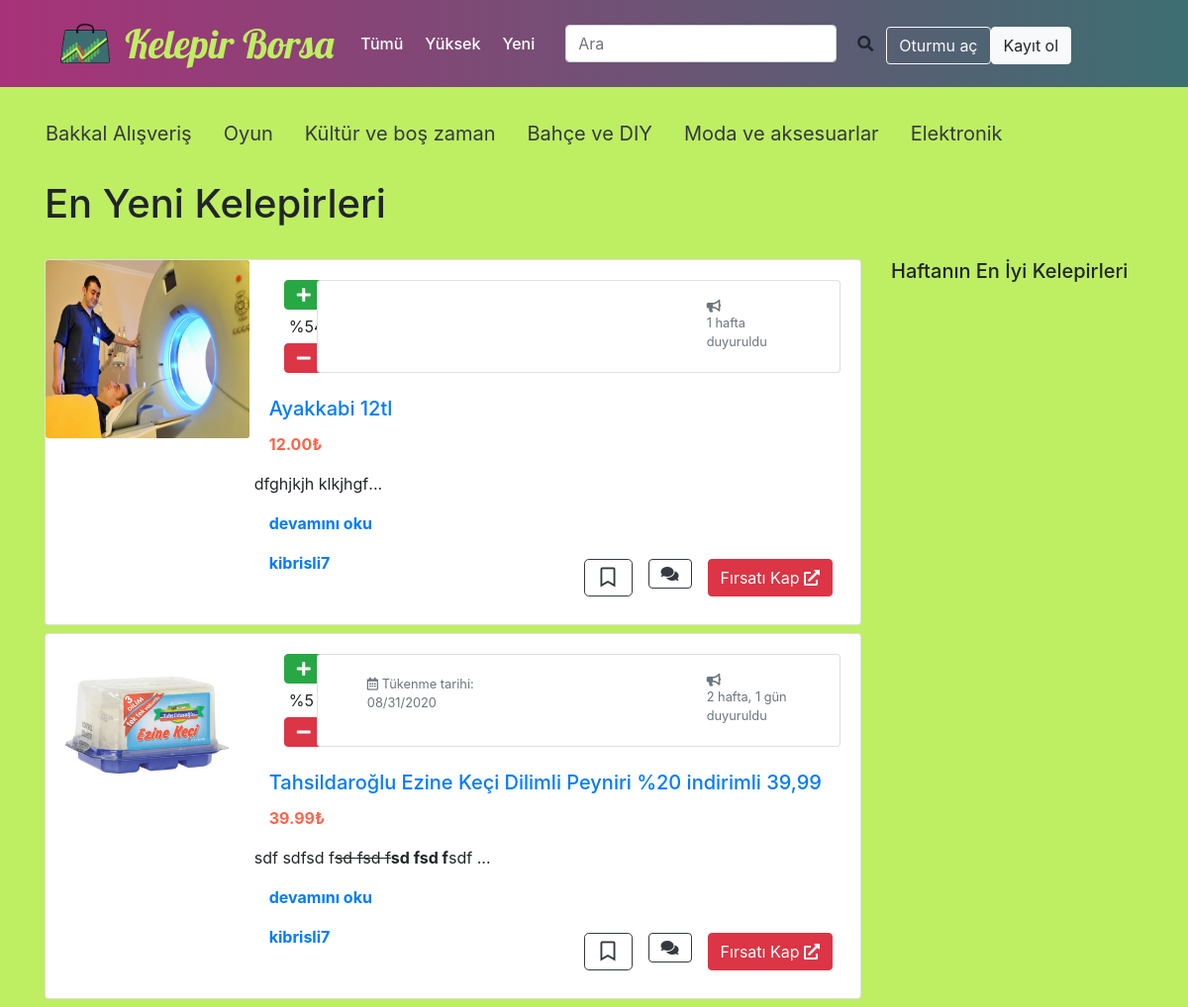
Page /yenikelepirler on the committed database.
### madde/models.py (models this page shows, shortened)
class Katagoriler(models.Model):
    kategori = models.CharField(max_length=200, blank=True)
    ikon = models.CharField(max_length=50, blank=True)

class Maddeler(models.Model):
    paylasan = models.ForeignKey(User, on_delete=models.CASCADE)
    url = models.URLField(max_length=200, blank=True, null=True, help_text='<small>Kelepir internetten bulunduysa şurda websiteyi palşın</small>')
    satici = models.CharField(max_length=200, blank=True)
    fiyat = models.DecimalField(max_digits=8, decimal_places=2, help_text='İndirimli fıyat')
    orjinalFiyat = models.DecimalField(max_digits=8, decimal_places=2, blank=True, null=True, help_text='Orjinal fiyat', verbose_name='orjinal Fiyatı')
    kargo = models.BooleanField(help_text='Kargo ücretsizse burayı tıklayın',null=True)
    kupon = models.CharField(max_length=100, null=True, blank=True, help_text='Bildirmek istediğiniz kupon varsa, buraya yazın')
    baslik = models.CharField(max_length=300, help_text='Kısa bir tanımlayıcı başlık', verbose_name='Başlık')
    ayrintilar = RichTextField(max_length=1000, help_text='Kelepiri kendi sözlerinizle anlatın ve neden kaçılmaz fırsat olduğunu başkalarına açıklayın.' ,verbose_name='Detaylı ayrıntılar')
    goruntu = models.ImageField(upload_to='madde_goruntuleri', null=True, blank=True, default="madde_goruntuleri/shopping.jpg", help_text='bir resim yüklemek, başkalarının anlaşmayı daha iyi anlamasına yardımcı olur', verbose_name='Görüntü')
    katagori = models.ManyToManyField('Katagoriler')
    bas_tarih = models.DateField(blank=True, null=True,verbose_name='İndirimin Başlangıç Tarihi')
    son_tarih = models.DateField(blank=True, null=True, verbose_name='İndirimin bitme tarihi')
    online = models.BooleanField(help_text='Yerel fırsat (mağazada / çevrimdışı)')
    diyar = models.CharField(max_length=100, null=True, blank=True)
    derece = models.IntegerField(default='0', null=True, blank=True)
    duyurmaTarihi = models.DateTimeField(default=timezone.now) # auto_now=False, auto_now_add=True, blank=True
    kaynamavakti = models.DateTimeField(null=True, blank=True, auto_now=False, auto_now_add=False)
    bookmarked = models.ManyToManyField(User, related_name='bookmarked', default=None, blank=True)
    tukenmiscagiri = models.ManyToManyField(User, related_name='expired_call', default=None, blank=True)
    aktif = models.BooleanField(default=True)
    oylar = models.IntegerField(default=0, null=True, blank=True)
    oyveren = models.ManyToManyField(User, blank=True, related_name="collected_votes")
    w3w = models.CharField(max_length=100, null=True, blank=True,verbose_name='What3Words', help_text='<a href="https://what3words.com/susma.hurma.e%C5%9Fyal%C4%B1"><small>Yardım ve örnek için şurayı tıklayın</small></a>')
    allow_comments = models.BooleanField('allow comments', default=True)
    """@property
    def total_degrees(self):
        return self.derece"""

### madde/views.py (the view)
# urls.py: path('yenikelepirler', views.newdeals, name='newdeals'),
def newdeals(request):
    kelepirler = Maddeler.objects.order_by('-duyurmaTarihi')
    katagoriler = Katagoriler.objects
    h1 = 'En Yeni Kelepirleri'
    context = {'kelepirler':kelepirler, 'katagoriler':katagoriler, 'h1':h1}
    return render(request, 'madde/index.html', context)

### madde/templates/madde/index.html (shortened to what this page needs)
{% extends 'temel.html' %}
{% load static %}
{% block content %}
{% load i18n %}
{% load comments %}
{% load comments_xtd %}
<br>
<div class="row">
  {% for kat in katagoriler.all %}
    <a type="button" class="btn-outline-dark btn-lg" href="{% url 'dealcategory' kat.id %}"><i class="{{kat.ikon}}"></i> {{kat.kategori}}</a>
  {% endfor %}
</div>
<br>
<h1>{{h1}}</h1>
<br>
<div class="row">
  <div class="col-sm-9">
      {% for kelepir in kelepirler %}
        {% if kelepir.aktif == True %}
          <div class="card mb-2" style="max-width: 1000px;">
            <div class="row no-gutters">
              <div class="col-md-3">
                <img src="{{kelepir.goruntu.url}}" style="width: 100%; height: 15vw;" class="card-img image-fluid">
              </div>
              <div class="col-md-9">
                <div class="card-body">
                  <div class="container-fluid">
                  	<div class="row">
                  		<div class="col-md-12">
                  			<div class="row">
                  				<div class="col-md-1">
                              {% if request.user.is_authenticated %}
                                {% if request.user in kelepir.oyveren.all %}
                                <div class="row">
                                  <button class="btn btn-secondary" disabled data-toggle="tooltip" title="Şu kelipirde oy vermişsiniz" role="button">
                                    <i class="fas fa-plus"></i></button>
                                </div>
                                <div class="row">
                                  <button class="btn btn-outline p-1" id="puanlar_{{kelepir.id}}">{{kelepir.derece}}</span>
                                </div>
                                <div class="row">
                                  <button class="btn btn-secondary" disabled data-toggle="tooltip" title="Şu kelepirde oy vermişsiniz" role="button">
                                    <i class="fas fa-minus"></i></button>
                                </div>
                                {% else %}
                                  <div class="row">
                                    <span id="kelepir_{{kelepir.id}}" data-value="{{kelepir.id}}"></span>
                                    <button id="uvb_{{kelepir.id}}" class="btn btn-success vote_action" value="upvote_button"><i class="fas fa-plus"></i></button>
                                  </div>
                                  <div class="row">
                                    <span class="btn btn-outline p-1" id="puanlar_{{kelepir.id}}">{{kelepir.derece}}</span>
                                  </div>
                                  <div class="row">
                                    <button id="dvb_{{kelepir.id}}" class="btn btn-danger vote_action" value="downvote_button"><i class="fas fa-minus"></i></button>
                                  </div>
                                {% endif %}
                              {% else %}
                                <a href="{% url 'login' %}" class="btn btn-success"><i class="fas fa-plus"></i></a>
                                <span class="btn btn-outline p-1">%{{kelepir.derece}}</span>
                                <a href="{% url 'login' %}" class="btn btn-danger"><i class="fas fa-minus"></i></a>
                              {% endif %}
                  				</div>
                          <div class="card col-11">
                            <div class="card-body">
                      				<div class="col-md-8 float-left">
                                <small class="text-muted">{% if kelepir.son_tarih|date:"SHORT_DATE_FORMAT" %}<i class="far fa-calendar-alt"></i> Tükenme tarihi: <br>{{ kelepir.son_tarih|date:"SHORT_DATE_FORMAT" }}{% endif %}</small>
                      				</div>
                      				<div class="col-md-3 float-right">
                                <small class="text-muted"><i class="fas fa-bullhorn"></i><br>{{kelepir.duyurmaTarihi|timesince}}<br>duyuruldu</small>
                      				</div>
                            </div>
                          </div>
                  			</div>
                  		</div>
                  	</div>
                  </div>
                  <br>
                  <h5 class="card-title"> <a href="{% url 'madde_detay' kelepir.id %}">{{kelepir.baslik}}</h5></a>
                  <p><span style="color:Tomato;"><b>{{kelepir.fiyat}}₺</b></span>  {{orjinalFiyat}}
                  </p>
                  <div class="row min-vh-50">
                    <p class="card-text">{{kelepir.ayrintilar|truncatewords:30|safe}}...
                  </div>
                  <a href="{% url 'madde_detay' kelepir.id %}"><strong>devamını oku</strong></a></p>
                  <div class="d-flex bd-highlight">
                  		<div class="flex-grow-1 bd-highlight">
                        <p class="card-text"><strong> <a href="{% url 'profil_detay' kelepir.paylasan.id %}">{{kelepir.paylasan}}</a></strong></p>
                  		</div>
                      <div class="p-2 bd-highlight">
                        {% if request.user.is_authenticated %}
                            {% if request.user in kelepir.bookmarked.all %}
                              <a href="{% url 'bookmark' kelepir.id %}" type="button" class="btn btn-outline-dark btn-lg"><i class="fas fa-bookmark"></i></a>
                            {% else %}
                              <a href="{% url 'bookmark' kelepir.id %}" type="button" class="btn btn-outline-dark btn-lg"><i class="far fa-bookmark"></i></a>
                            {% endif %}
                        {% else %}
                          <a href="{% url 'login' %}" type="button" class="btn btn-outline-dark btn-lg"><i class="far fa-bookmark"></i></a>
                        {% endif %}
                  		</div>
                  		<div class="p-2 bd-highlight">
                        {% get_comment_count for madde.maddeler kelepir.id as comment_count %}
                        <a href="{% url 'madde_detay' kelepir.id %}#commentsarea" type="button" class="btn btn-outline-dark"><i class="fas fa-comments"></i> {{comment_count}}</a>
                  		</div>
                  		<div class="p-2 bd-highlight">
                        <a href="{{kelepir.url}}" type="button" class="btn btn-danger">Fırsatı Kap <i class="fas fa-external-link-alt"></i></a>
                  		</div>
                  </div>
                </div>
              </div>
            </div>
          </div>
        {% endif %}
        {% empty %}
          <div class="card mb-2" style="max-width: 1000px;">
            <h5>Maalesef, {{ request.GET.q }} arayışınızda birşey bulunmadı!</h5>
          </div>
      {% endfor %}
  </div>
  <div class="col-sm-3">
    <h5>Haftanın En İyi Kelepirleri</h5>
  </div>
  </div>
{% endblock %}

### static/css/navbar.css (style rules this page uses)
* { margin: 0px; padding: 0px; //font-family: 'Roboto', sans-serif; }

### static/css/custom.css (style rules this page uses)
body { background-color: #BEEE62; }

### rows in the picture
Katagoriler: kategori "Bakkal Alışveriş"
Katagoriler: kategori "Oyun"
Katagoriler: kategori "Kültür ve boş zaman"
Katagoriler: kategori "Bahçe ve DIY"
Katagoriler: kategori "Moda ve aksesuarlar"
Katagoriler: kategori "Elektronik"
Maddeler: goruntu (picture), derece "54", duyurmaTarihi "1 hafta", baslik "Ayakkabi 12tl", fiyat "12.00", ayrintilar "dfghjkjh klkjhgf", paylasan "kibrisli7"
Maddeler: goruntu (picture), derece "5", son_tarih "08/31/2020", duyurmaTarihi "2 hafta, 1 gün", baslik "Tahsildaroğlu Ezine Keçi Dilimli Peyniri %20 indirimli 39,99", fiyat "39.99", ayrintilar "sdf sdfsd f sd fsd f sd fsd f sdf", paylasan "kibrisli7"

### other values in the picture
{{ h1 }} "En Yeni Kelepirleri"
